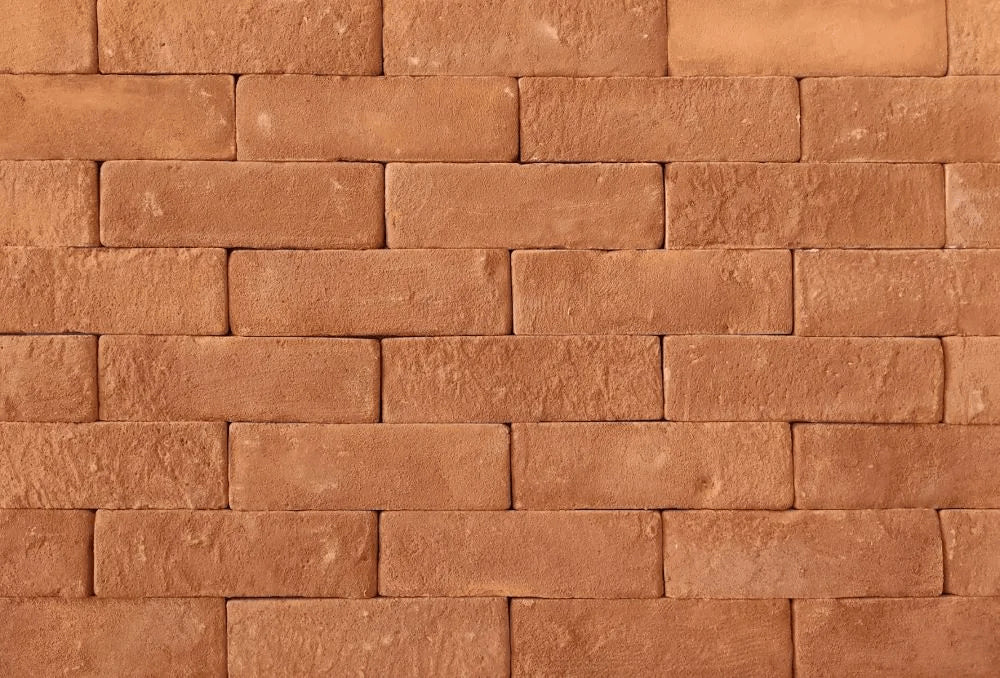
#> input picture images/brick_wall.jpg, 1000 x 678 px, found by its file name
$ jupyter execute image_segmentation.ipynb   (older library calls are emulated)
#> lines starting #> are read from the running program, lines starting #| are printed output that depends on the picture
[cell 1]
import cv2
import numpy as np
import matplotlib.pyplot as plt

[cell 2]
brick_image = cv2.imread('images/brick_wall.jpg')
#> brick_image is the input picture: shape (678, 1000, 3); mean B, G, R 77.5, 117.5, 187.8
gray_brick = cv2.cvtColor(brick_image, cv2.COLOR_BGR2GRAY)
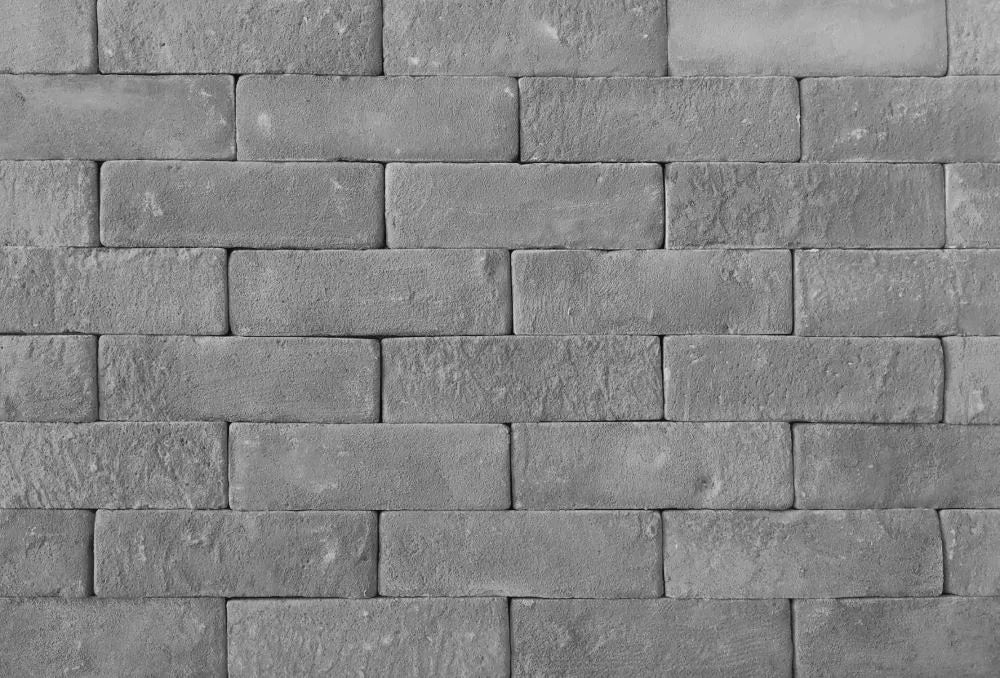
#> gray_brick: shape (678, 1000); min 9, max 217, mean 133.9

plt.imshow(gray_brick, cmap='gray')

[cell 3]
gray_brick_sobelx = cv2.Sobel(gray_brick, cv2.CV_64F, dx=1, dy=0, ksize=3) #ksize = kernel size
gray_brick_sobely = cv2.Sobel(gray_brick, cv2.CV_64F, dx=0, dy=1, ksize=3)
gray_brick_sobelxy = cv2.addWeighted(gray_brick_sobelx, 0.5, gray_brick_sobely, 0.5, 0)

images = [gray_brick_sobelx, gray_brick_sobely, gray_brick_sobelxy]
titles = ['Sobel X', 'Sobel Y', 'Sobel XY']

fig, axes = plt.subplots(1, 3, figsize=(20, 10))
for i, ax in enumerate(axes):
    ax.imshow(images[i], cmap='gray', vmin=0, vmax=255)
    ax.set_title(titles[i])
    ax.axis('off')

plt.tight_layout()
plt.show()
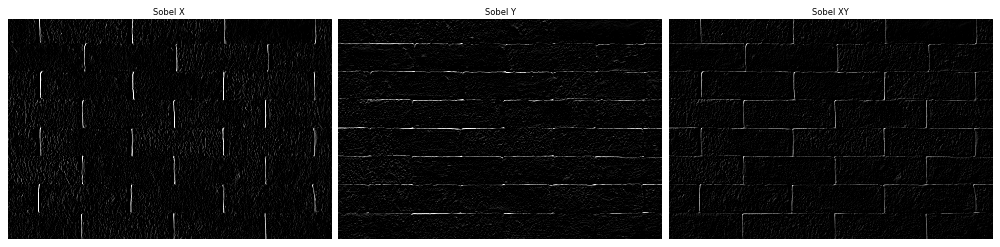
#> figure drawn by matplotlib, 3 panels

[cell 4]
print(gray_brick_sobelxy)
#> (printed output is left out)
img_sobelx = cv2.convertScaleAbs(gray_brick_sobelxy)
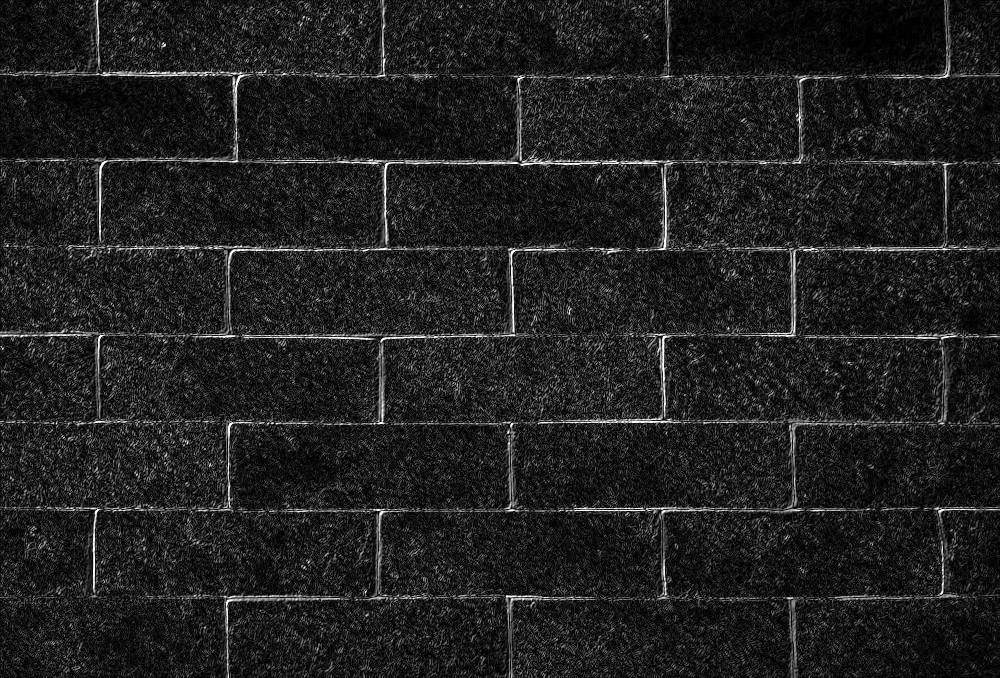
#> img_sobelx: shape (678, 1000); min 0, max 255, mean 32
print("==========================")
print(img_sobelx)
#> (printed output is left out)

[cell 5]
#Scharr generates too much noise
gray_brick_blurred = cv2.GaussianBlur(gray_brick, (9, 9), 3, 3)

gray_brick_scharrx = cv2.Scharr(gray_brick_blurred, cv2.CV_64F, dx=1, dy=0)
gray_brick_scharry = cv2.Scharr(gray_brick_blurred, cv2.CV_64F, dx=0, dy=1)
gray_brick_scharrxy = cv2.addWeighted(gray_brick_scharrx, 0.5, gray_brick_scharry, 0.5, 0)
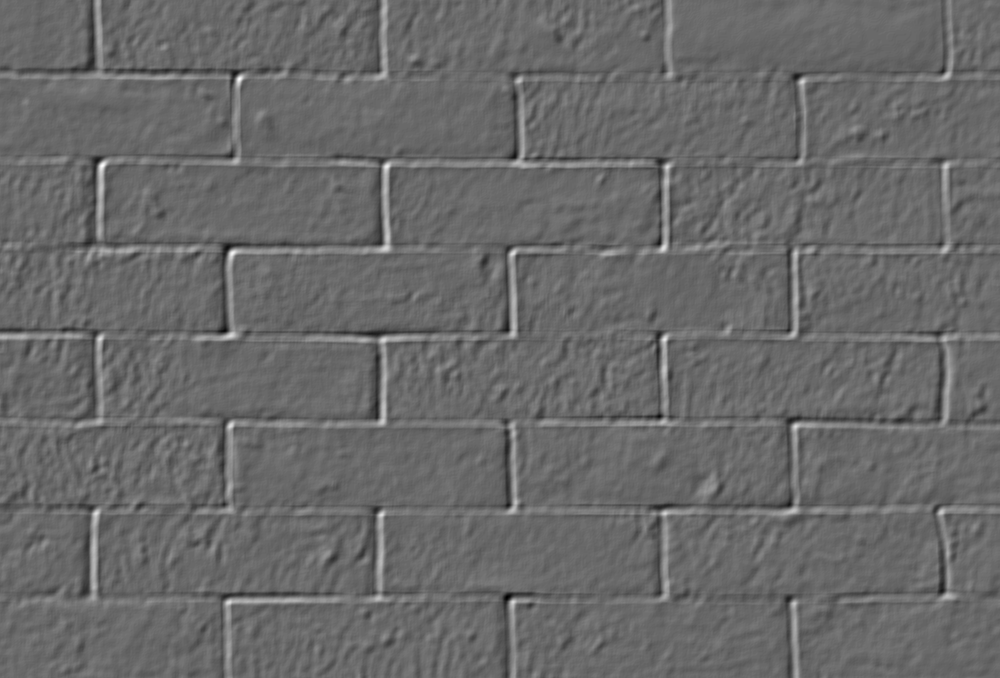
#> gray_brick_scharrxy: shape (678, 1000) float64; min -325, max 458, mean -0.7; drawn with min black and max white

images = [gray_brick_scharrx, gray_brick_scharry, gray_brick_scharrxy]
titles = ['Scharr X', 'Scharr Y', 'Scharr XY']

fig, axes = plt.subplots(1, 3, figsize=(20, 10))
for i, ax in enumerate(axes):
    ax.imshow(images[i], cmap='gray', vmin=0, vmax=255)
    ax.set_title(titles[i])
    ax.axis('off')

plt.tight_layout()
plt.show()

[cell 6]
img_laplacian3 = cv2.Laplacian(gray_brick, cv2.CV_64F, ksize=3)

img_blur = cv2.GaussianBlur(gray_brick, (5, 5), 5, 5)
img_blur_laplacian3 = cv2.Laplacian(img_blur, cv2.CV_64F, ksize=3)
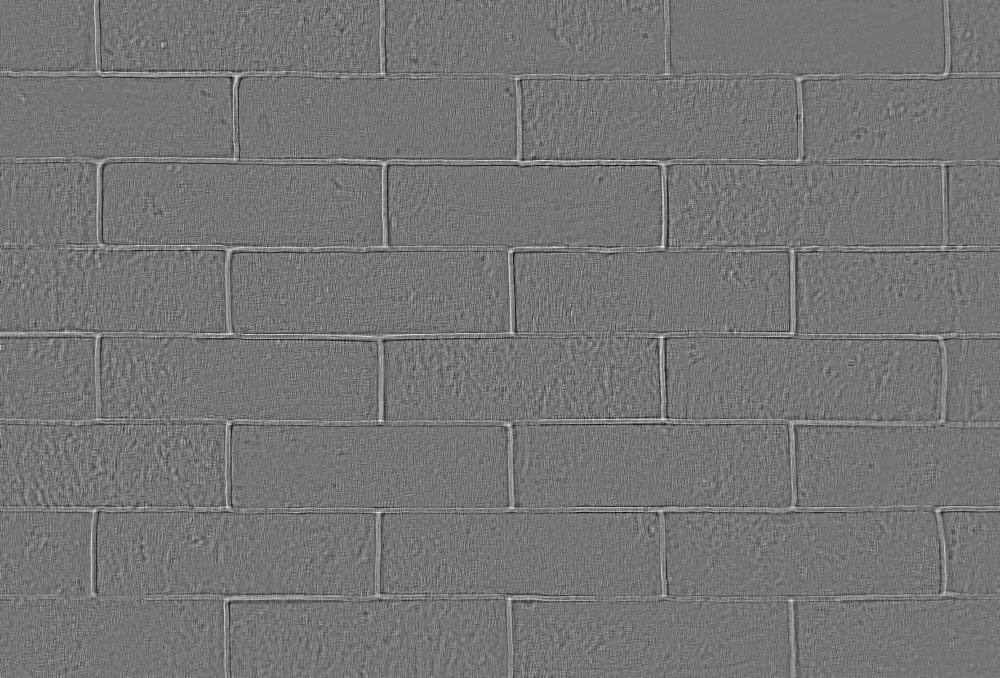
#> img_blur_laplacian3: shape (678, 1000) float64; min -132, max 154, mean 0; drawn with min black and max white

img_laplacian5 = cv2.Laplacian(gray_brick, cv2.CV_64F, ksize=5)

img_blur = cv2.GaussianBlur(gray_brick, (5, 5), 5, 5)
img_blur_laplacian5 = cv2.Laplacian(img_blur, cv2.CV_64F, ksize=5)

blank = np.zeros_like(gray_brick)

imgsArray = [gray_brick, img_laplacian3, img_blur_laplacian3, img_laplacian5, img_blur_laplacian5]
titlesArray = ['Original', 'Laplacian k=3', 'Blur + Laplacian k=3', 'Laplacian k=5', 'Blur + Laplacian k=5']

fig, axes = plt.subplots(1, 5, figsize=(20, 10))
for i, ax in enumerate(axes):
    ax.imshow(imgsArray[i], cmap='gray', vmin=0, vmax=255)
    ax.set_title(titlesArray[i])
    ax.axis('off')

plt.tight_layout()
plt.show()

[cell 7]
img = cv2.cvtColor(brick_image, cv2.COLOR_RGB2GRAY)
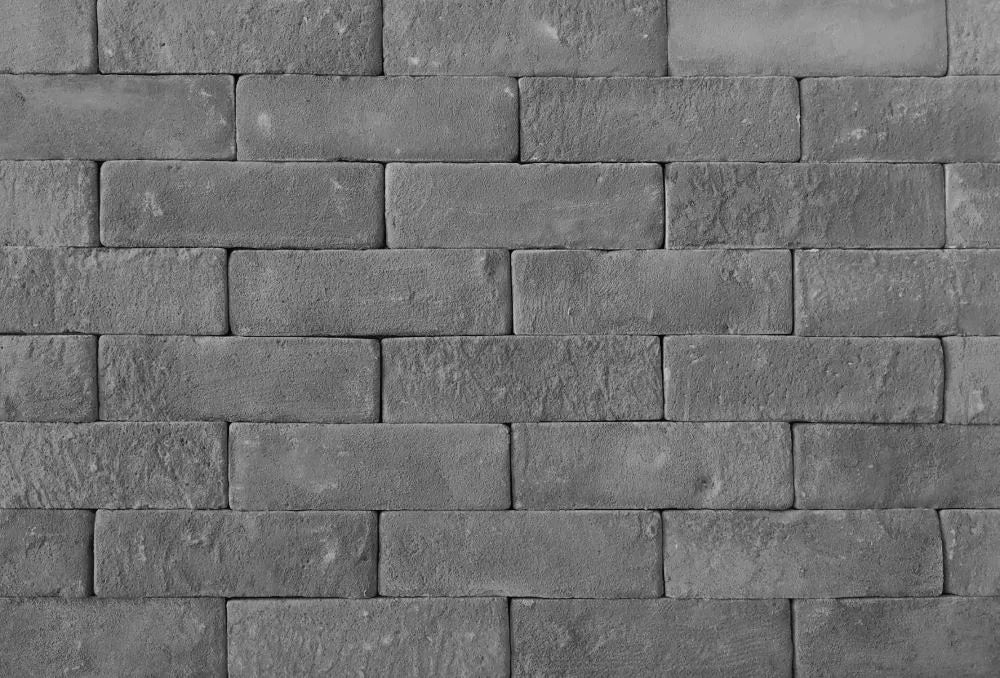
#> img: shape (678, 1000); min 3, max 202, mean 113.6
img = cv2.GaussianBlur(img, (3, 3), 3, 3)
copyimg = img.copy()

canny_img = cv2.Canny(copyimg, 100, 200)
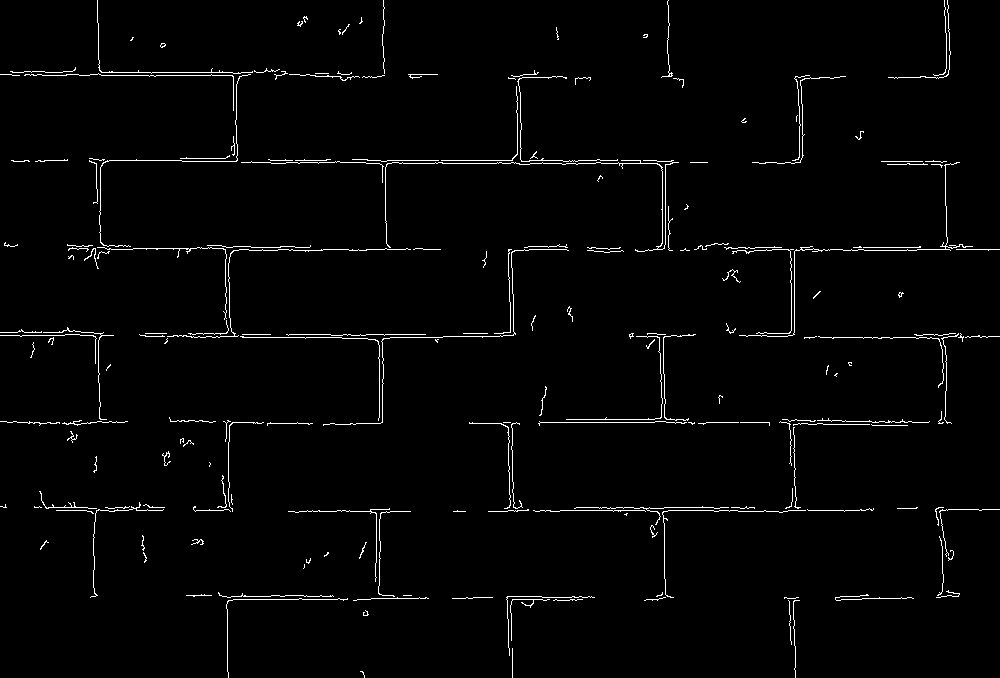
#> canny_img: shape (678, 1000); 1.9% white in thin lines or dots

plt.imshow(canny_img, cmap='gray')

$ run again, with images/circles.jpg copied over images/brick_wall.jpg
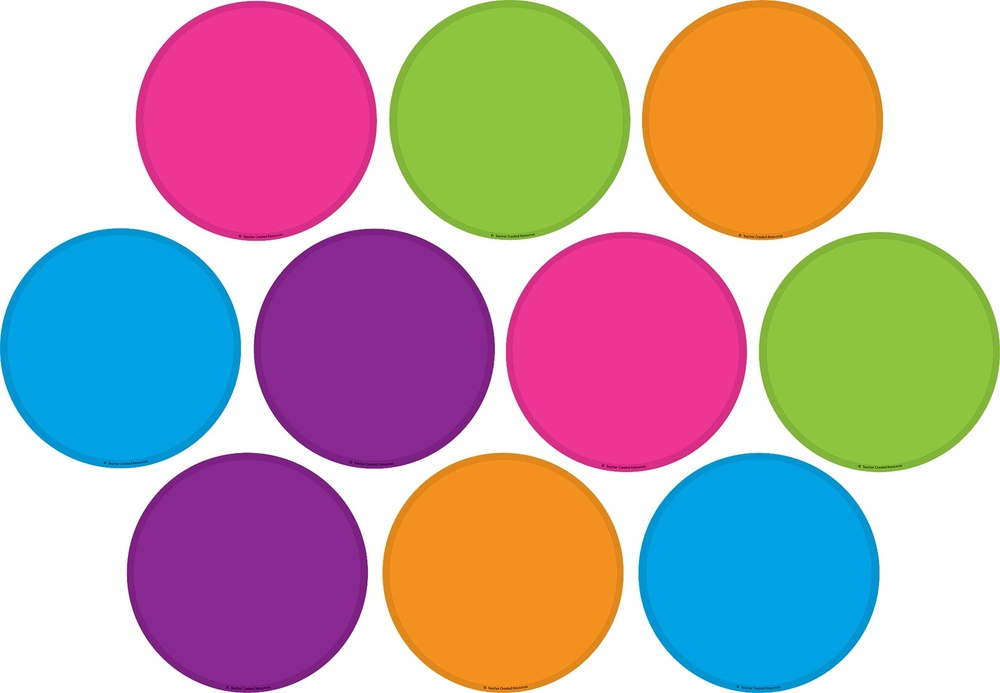
#> input picture images/circles.jpg, 1000 x 693 px, shrunk from 2163 x 1500 before the run, found by its file name
#> brick_image is the input picture: shape (693, 1000, 3); mean B, G, R 167.3, 164.9, 185.6
#> (printed output is left out)
#> (printed output is left out)
#> `img = cv2.cvtColor(brick_image, cv2.COLOR_RGB2GRAY)`:
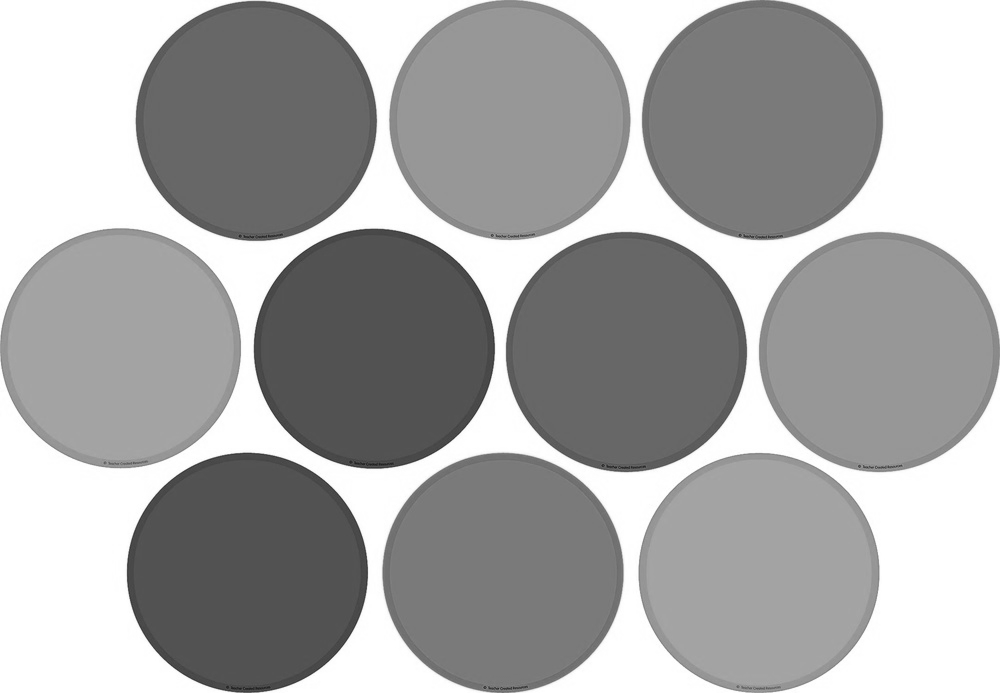
#> img: shape (693, 1000); min 32, max 255, mean 168
#> `canny_img = cv2.Canny(copyimg, 100, 200)`:
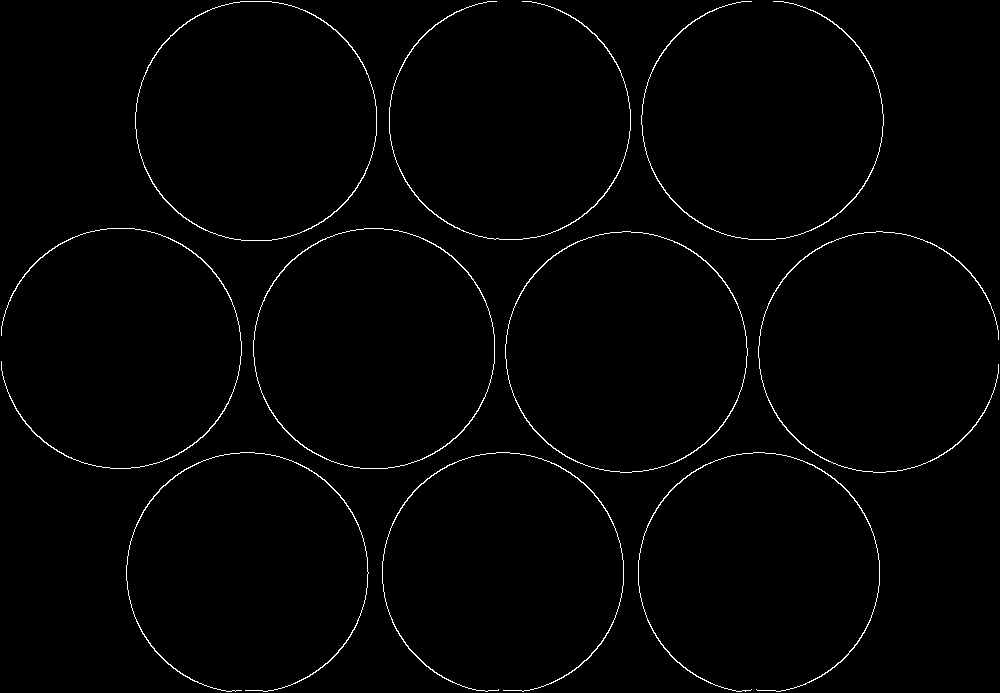
#> canny_img: shape (693, 1000); 1.3% white in thin lines or dots
